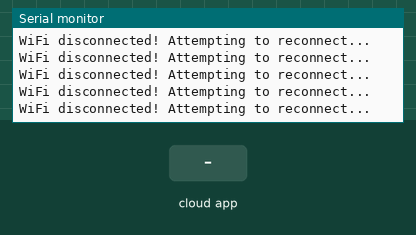
Simulated run of this sketch. Board: ESP8266 (NodeMCU). Shown: the last lines printed to the serial monitor. The inputs (shaded band) are chosen by the test bench. Not simulated (calls return 0 or success): credentials.h.

Above: at 1.2 s.
1.3 s: the phone or cloud app sets thermostat to cool
2.8 s: the phone or cloud app sets thermostat to heat
At 3.6 s:
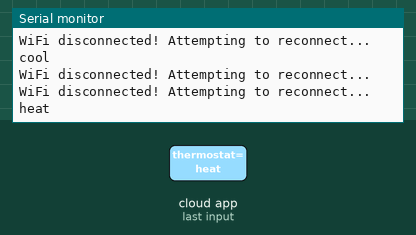
4.3 s: the phone or cloud app sets thermostat to off
At 4.9 s:
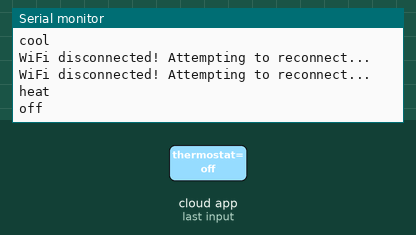
5.8 s: the phone or cloud app sets thermostat to off
At 6.2 s:
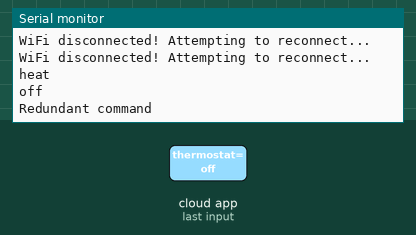

Measured:
- after the input at 2.8 s, the serial monitor: prints a new line after 0.05 s (image 1)
- after the input at 4.3 s, the serial monitor: prints a new line after 0.05 s (image 2)
- after the input at 5.8 s, the serial monitor: prints a new line after 0.06 s (image 3)

The sketch:

esp_send.ino
```cpp
#include <ESP8266WiFi.h>
#include "credentials.h"
#include <AdafruitIO_WiFi.h>

AdafruitIO_WiFi io(AIO_USERNAME, AIO_KEY, WIFI_SSID, WIFI_PASS);
AdafruitIO_Feed *thermostat_feed = io.feed("thermostat");

void setup() {
  Serial.println(" ");
  Serial.begin(115200);

  io.connect();
  thermostat_feed->onMessage(handler);
  Serial.println("Connected to Adafruit IO");
}

void loop() {
  if (WiFi.status() != WL_CONNECTED) {
    Serial.println("WiFi disconnected! Attempting to reconnect...");
    WiFi.reconnect();
  }
  io.run();
}

void handler(AdafruitIO_Data *data) {
  String command = data->toString();
  static String last_command = "";
  if (command == last_command) {
    Serial.println("Redundant command");
    return;
  }

  last_command = command;

  if (command == "cool") {
    Serial.println("cool");
  }
  else if (command == "heat") {
    Serial.println("heat");
  }
  else if (command == "off") {
    Serial.println("off");
  }
  else {
    Serial.println("Command not found");
  }
}
```
